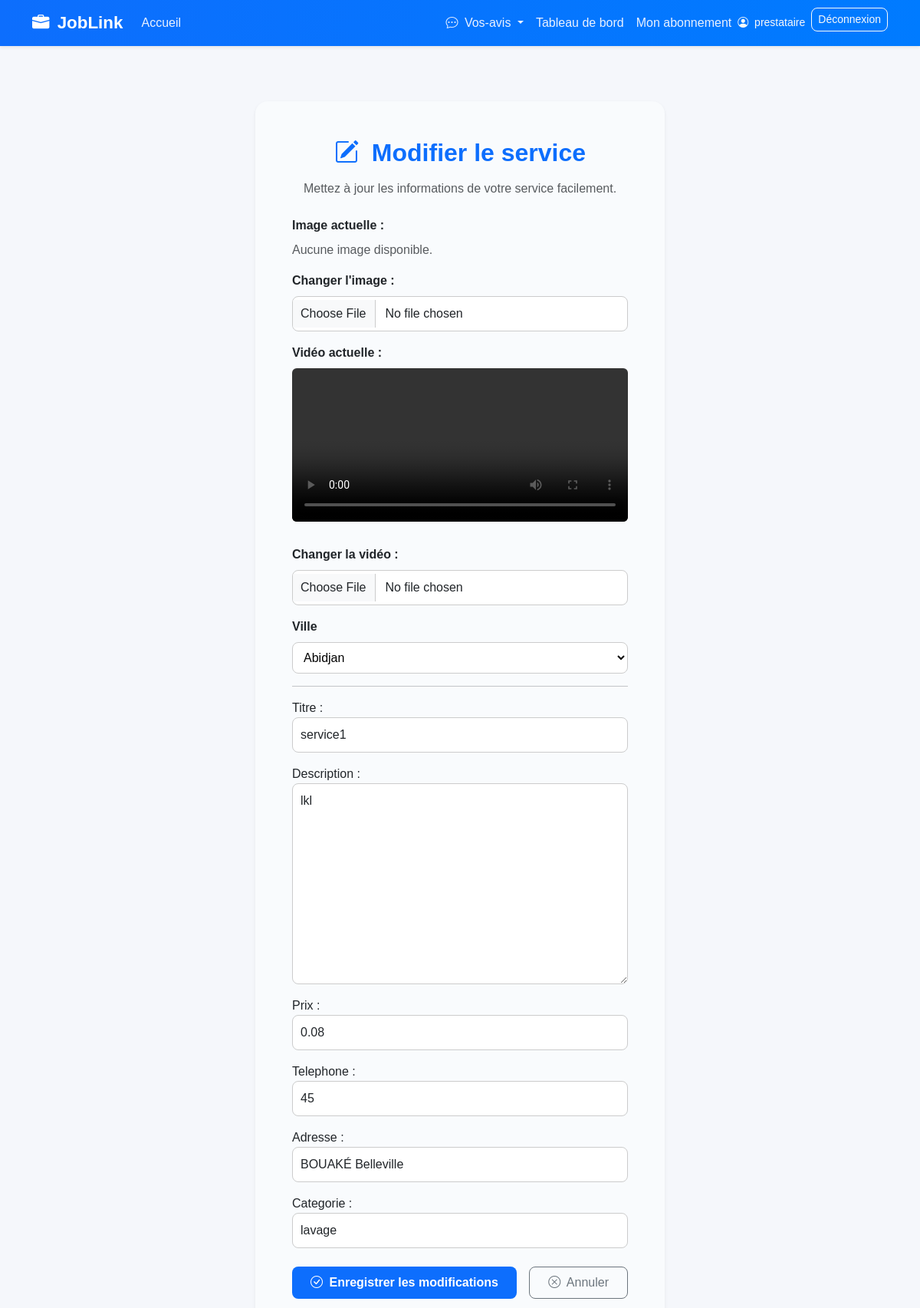
The page /service/modifier/5/ (signed in, upper part) on the database as committed earlier.
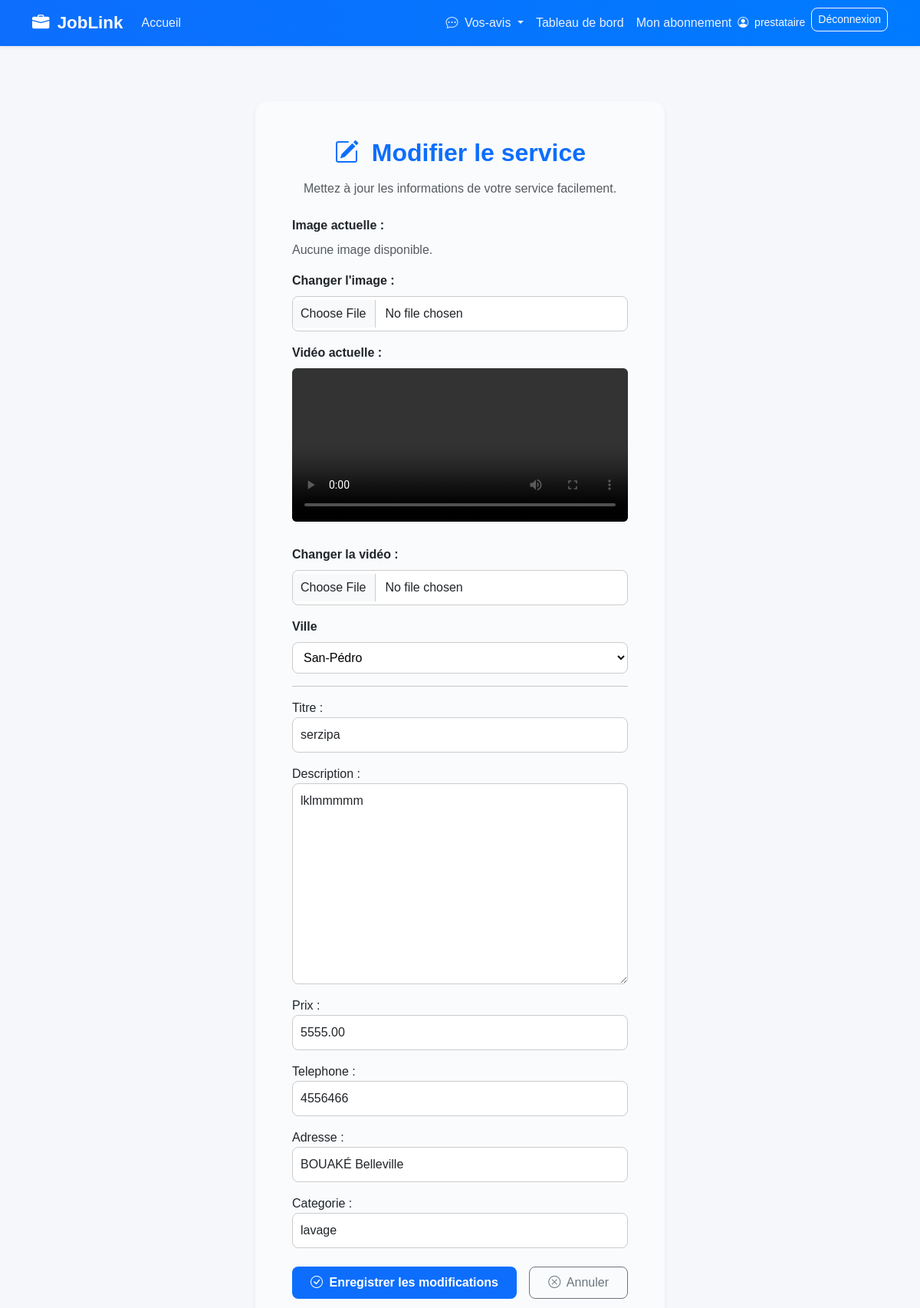
The same page on the database as committed later.
### core/models.py (models this page shows, shortened)
class Service(models.Model):
    VILLES_CI = [
        ("Abidjan", "Abidjan"),
        ("Bouaké", "Bouaké"),
        ("Daloa", "Daloa"),
        ("Yamoussoukro", "Yamoussoukro"),
        ("San-Pédro", "San-Pédro"),
        ("Korhogo", "Korhogo"),
        ("Man", "Man"),
        ("Gagnoa", "Gagnoa"),
    ]
    prestataire = models.ForeignKey(
        'Prestataire',
        on_delete=models.CASCADE,
        related_name='services'
    )
    titre = models.CharField(max_length=100)
    description = models.TextField()
    prix = models.DecimalField(max_digits=10, decimal_places=2)
    telephone = models.CharField(max_length=20, blank=True, null=True)
    adresse = models.CharField(max_length=255, blank=True, null=True)
    categorie = models.CharField(max_length=100)
    ville = models.CharField(max_length=50, choices=VILLES_CI, default="Abidjan")
    date_publication = models.DateTimeField(auto_now_add=True)
    disponible = models.BooleanField(default=True)
    image = CloudinaryField("image", blank=True, null=True)
    video = CloudinaryField(resource_type="video", blank=True, null=True)

### core/views.py (the view)
# urls.py: path('service/modifier/<int:service_id>/', views.modifier_service, name='modifier_service'),
@login_required
def modifier_service(request, service_id):
    service = get_object_or_404(Service, id=service_id, prestataire__user=request.user)
    if request.method == 'POST':
        form = ServiceForm(request.POST, request.FILES, instance=service)
        if form.is_valid():
            form.save()
            messages.success(request, "Le service a été modifié avec succès ✅")
            return redirect('dashboard')
    else:
        form = ServiceForm(instance=service)
    return render(request, 'core/modifier_service.html', {'form': form})

### core/templates/core/modifier_service.html (shortened to what this page needs)
{% extends 'base.html' %}
{% load static %}
{% block content %}
<div class="container my-5">
  <div class="row justify-content-center">
    <div class="col-md-8 col-lg-6">
      <div class="card shadow-sm border-0 rounded-4" style="background-color: #f9fbfd;">
        <div class="card-body p-5">
          <h2 class="text-center mb-3 text-primary fw-bold">
            <i class="bi bi-pencil-square me-2"></i> Modifier le service
          </h2>
          <p class="text-center text-muted mb-4">
            Mettez à jour les informations de votre service facilement.
          </p>
          <form method="POST" enctype="multipart/form-data">
            <div class="mb-3">
                <label class="form-label fw-semibold">Image actuelle :</label><br>
                {% if form.instance.image %}
                <img src="{{ form.instance.image.url }}" alt="Image actuelle" class="img-fluid rounded mb-2" style="max-height: 180px;">
                {% else %}
                <p class="text-muted">Aucune image disponible.</p>
                {% endif %}
            </div>
            <div class="mb-3">
                <label class="form-label fw-semibold">Changer l'image :</label>
                {{ form.image }}
            </div>
            <div class="mb-3">
                <label class="form-label fw-semibold">Vidéo actuelle :</label><br>
                {% if form.instance.video %}
                    <video controls class="w-100 rounded mb-2" style="max-height: 200px;">
                        <source src="{{ form.instance.video.url }}" type="video/mp4">
                    </video>
                {% else %}
                    <p class="text-muted">Aucune vidéo disponible.</p>
                {% endif %}
            </div>
            <div class="mb-3">
                <label class="form-label fw-semibold">Changer la vidéo :</label>
                {{ form.video }}
            </div>
            <div class="mb-3">
                <label class="form-label fw-semibold">Ville</label>
                {{ form.ville }}
            </div>
            <hr>
            <div class="mb-3">
                {{ form.titre.label_tag }}
                {{ form.titre }}
            </div>
            <div class="mb-3">
                {{ form.description.label_tag }}
                {{ form.description }}
            </div>
            <div class="mb-3">
                {{ form.prix.label_tag }}
                {{ form.prix }}
            </div>
            <div class="mb-3">
                {{ form.telephone.label_tag }}
                {{ form.telephone }}
            </div>
            <div class="mb-3">
                {{ form.adresse.label_tag }}
                {{ form.adresse }}
            </div>
            <div class="mb-3">
                {{ form.categorie.label_tag }}
                {{ form.categorie }}
            </div>
            <div class="d-grid gap-2 d-md-flex justify-content-md-between mt-4">
                <button type="submit" class="btn btn-primary fw-semibold py-2 px-4 rounded-3">
                <i class="bi bi-check-circle me-1"></i> Enregistrer les modifications
                </button>
                <a href="{% url 'dashboard' %}" class="btn btn-outline-secondary py-2 px-4 rounded-3">
                <i class="bi bi-x-circle me-1"></i> Annuler
                </a>
                </div>
            </form>
        </div>
      </div>
    </div>
  </div>
</div>
{% endblock %}

Rows that differ between the two databases and show on the page:
changed Service "BOUAKÉ Belleville": ville "Abidjan" → "San-Pédro"; titre "service1" → "serzipa"; description "lkl" → "lklmmmmm"; prix "0.08" → "5555.00"; telephone "45" → "4556466"
